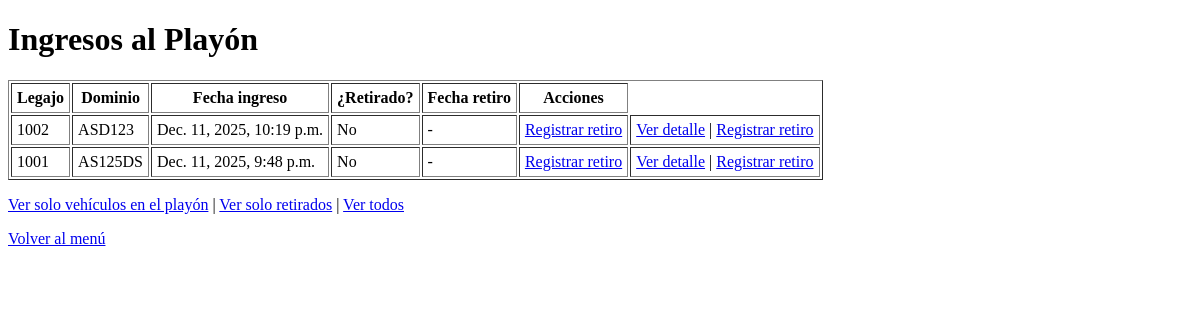
The app's page /vehiculos/ingresos/ (signed in), older data.
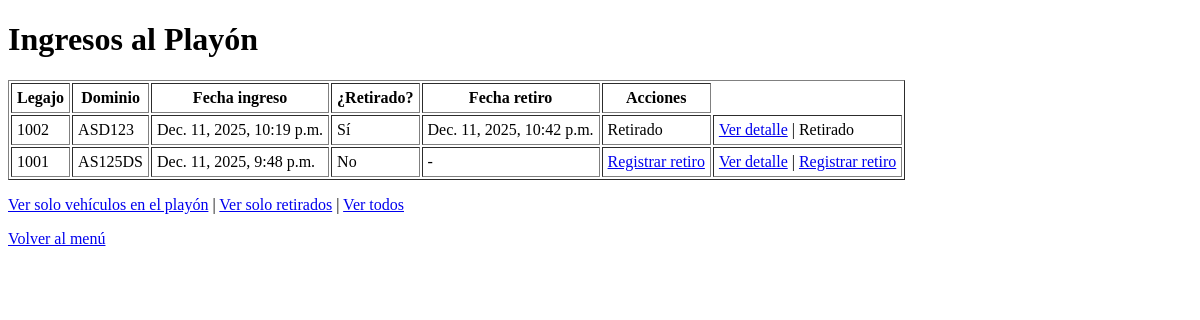
The same page, newer data.
### vehiculos/models.py (models this page shows, shortened)
class IngresoPlayon(models.Model):
    vehiculo = models.ForeignKey(Vehiculo, on_delete=models.PROTECT, related_name="ingresos")
    fecha_ingreso = models.DateTimeField(auto_now_add=True)
    tipo_vehiculo = models.CharField(
        max_length=20,
        choices=[
            ("AUTO", "Auto"),
            ("MOTO", "Moto"),
            ("CAMIONETA", "Camioneta"),
            ("CAMION", "Camión"),
            ("OTRO", "Otro"),
        ],
        blank=True,
    )
    nro_legajo_playon = models.CharField(max_length=30, unique=True)
    ubicacion_interna = models.CharField("Ubicación interna en playa", max_length=100, blank=True)
    lugar = models.ForeignKey(
        LugarPlayon,
        on_delete=models.PROTECT,
        null=True,
        blank=True,
        related_name="ingresos",
    )
    recibido_por = models.ForeignKey(User, on_delete=models.PROTECT, related_name="ingresos_recibidos")
    retirado = models.BooleanField("¿Retirado?", default=False)
    fecha_retiro = models.DateTimeField("Fecha de retiro", null=True, blank=True)
    entregado_por = models.ForeignKey(
        User,
        on_delete=models.PROTECT,
        related_name="egresos_entregados",
        null=True,
        blank=True,
    )
    nombre_retira = models.CharField("Nombre de quien retira", max_length=100, blank=True)
    dni_retira = models.CharField("DNI de quien retira", max_length=20, blank=True)
    observaciones_egreso = models.TextField("Observaciones de egreso", blank=True)
    class Meta:
        ordering = ["-fecha_ingreso"]

class Vehiculo(models.Model):
    dominio = models.CharField("Dominio (Patente)", max_length=10, unique=True)
    marca = models.CharField(max_length=50, blank=True)
    modelo = models.CharField(max_length=50, blank=True)
    color = models.CharField(max_length=30, blank=True)
    nro_chasis = models.CharField("N° de chasis", max_length=50, blank=True)
    nro_motor = models.CharField("N° de motor", max_length=50, blank=True)
    anio = models.PositiveIntegerField("Año", null=True, blank=True)
    fecha_alta = models.DateTimeField(auto_now_add=True)

### vehiculos/views.py (the view)
# urls.py: path("ingresos/", views.lista_ingresos, name="lista_ingresos"),  # todos
@login_required
def lista_ingresos(request):
    grupos = set(request.user.groups.values_list("name", flat=True))
    if "ENCARGADO_PLAYON" not in grupos and "ADMIN_SISTEMA" not in grupos:
        return render(request, "vehiculos/no_permiso.html")
    ingresos = IngresoPlayon.objects.select_related("vehiculo", "recibido_por", "entregado_por").order_by("-fecha_ingreso")
    return render(request, "vehiculos/lista_ingresos.html", {"ingresos": ingresos})

### templates/vehiculos/lista_ingresos.html (shortened to what this page needs)
<!DOCTYPE html>
<html lang="es">
<head>
</head>
<body>
    <h1>{{ titulo|default:"Ingresos al Playón" }}</h1>
    <table border="1" cellpadding="5">
        <tr>
            <th>Legajo</th>
            <th>Dominio</th>
            <th>Fecha ingreso</th>
            <th>¿Retirado?</th>
            <th>Fecha retiro</th>
            <th>Acciones</th>
        </tr>
        {% for i in ingresos %}
        <tr>
            <td>{{ i.nro_legajo_playon }}</td>
            <td>{{ i.vehiculo.dominio }}</td>
            <td>{{ i.fecha_ingreso }}</td>
            <td>{{ i.retirado|yesno:"Sí,No" }}</td>
            <td>{% if i.fecha_retiro %}{{ i.fecha_retiro }}{% else %}-{% endif %}</td>
            <td>
                {% if not i.retirado %}
                    <a href="{% url 'registrar_egreso' i.id %}">Registrar retiro</a>
                {% else %}
                    Retirado
                {% endif %}
            </td>
            <td>
                <a href="{% url 'detalle_ingreso' i.id %}">Ver detalle</a>
                {% if not i.retirado %}
                    | <a href="{% url 'registrar_egreso' i.id %}">Registrar retiro</a>
                {% else %}
                    | Retirado
                {% endif %}
            </td>
        </tr>
        {% endfor %}
    </table>
    <p>
        <a href="{% url 'ingresos_en_playon' %}">Ver solo vehículos en el playón</a> |
        <a href="{% url 'retiros_playon' %}">Ver solo retirados</a> |
        <a href="{% url 'lista_ingresos' %}">Ver todos</a>
    </p>
    <p><a href="{% url 'home' %}">Volver al menú</a></p>
</body>
</html>

Row changes from the older to the newer data that the page shows:
changed IngresoPlayon "ASD123": retirado "No" → "Sí"; fecha_retiro (not shown) → "Dec. 11, 2025, 10:42 p.m."; retirado "Registrar retiro | Registrar retiro" → "Retirado | Retirado"; no longer shows "-"
